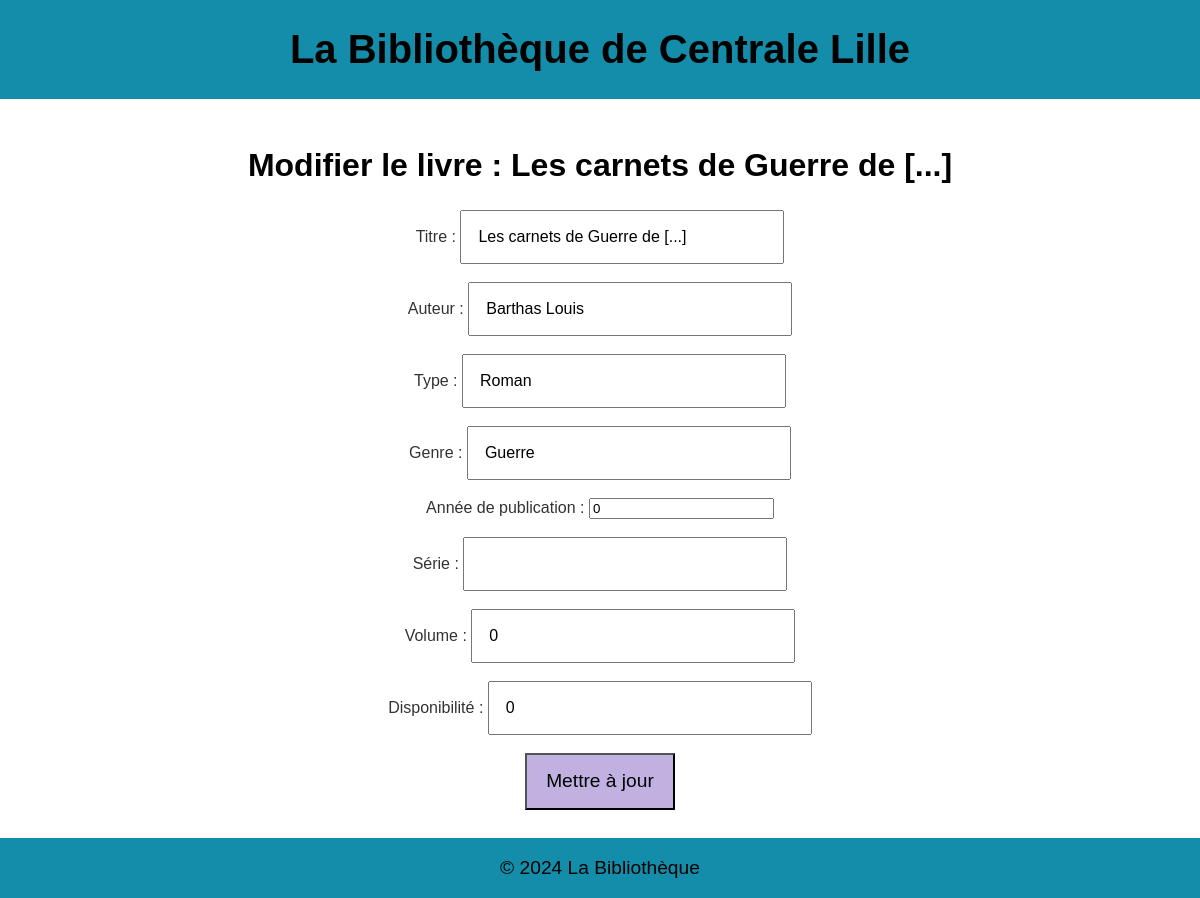
/modif.php?id=45, run on an earlier commit of the app's database.
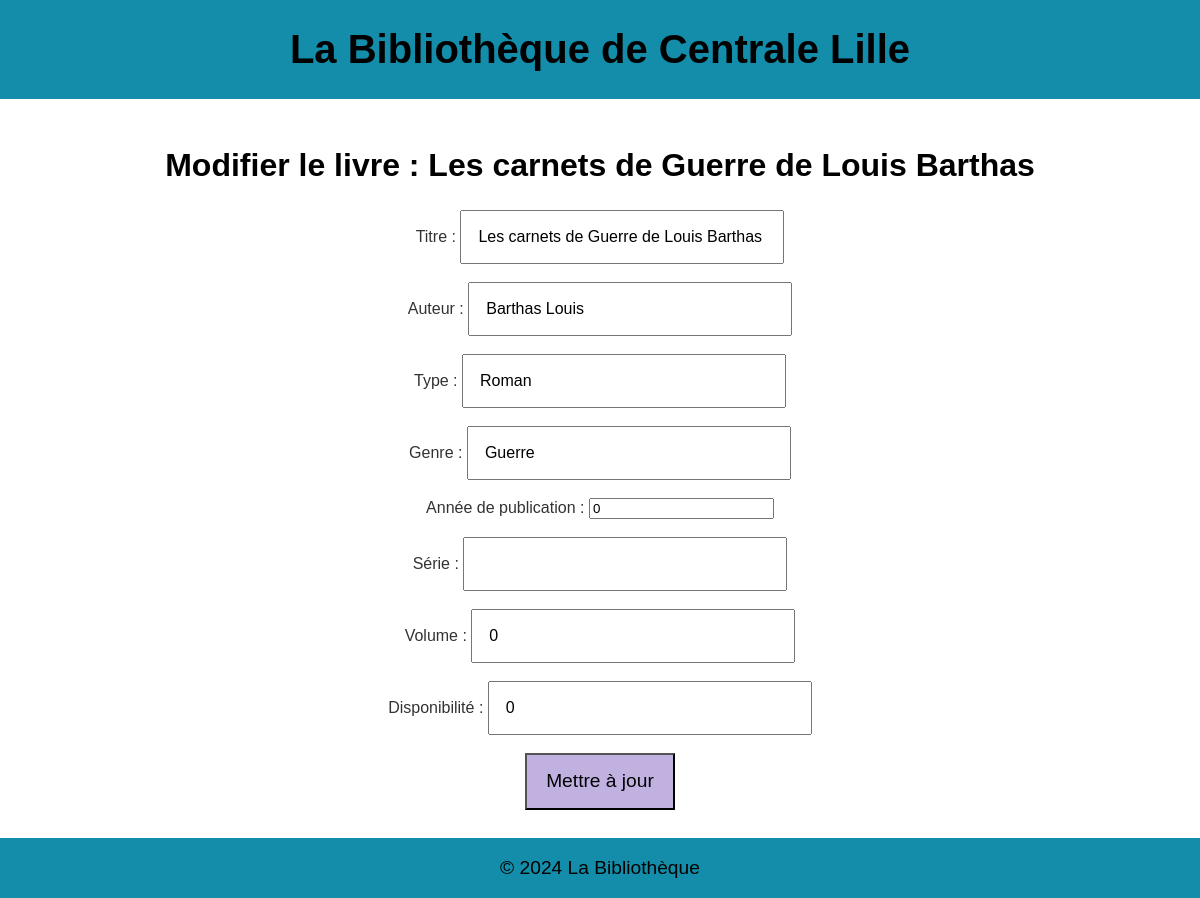
And on a later commit of the database.
### tables this page shows
CREATE TABLE BDD (
    id INTEGER PRIMARY KEY AUTOINCREMENT,
    titre TEXT,
    auteur TEXT,
    type TEXT,
    genre TEXT,
    annee INTEGER,
    serie TEXT,
    volume INTEGER,
    dispo INTEGER
);

### modif.php (the view, shortened to what this page needs)
<!DOCTYPE html>
<html lang="fr">
<head>
    <link rel="stylesheet" href="style.css">
</head>
<body>
    <header> <h1>La Bibliothèque de Centrale Lille</h1> </header>
    <main>
    <?php
    $db = new SQLite3('dbb.db');
    if (isset($_GET['id'])) {
        $id = (int) $_GET['id'];
        $result = $db->query("SELECT * FROM BDD WHERE id = $id");
        $book = $result->fetchArray(SQLITE3_ASSOC);
        if ($book) {
            echo "<h2>Modifier le livre : {$book['titre']}</h1>";
            echo "<form action='update.php' method='POST'>
                    <input type='hidden' name='id' value='{$book['id']}'>
                    <label for='titre'>Titre :</label>
                    <input type='text' id='titre' name='titre' value='{$book['titre']}' required><br><br>
                    <label for='auteur'>Auteur :</label>
                    <input type='text' id='auteur' name='auteur' value='{$book['auteur']}' required><br><br>
                    <label for='type'>Type :</label>
                    <input type='text' id='type' name='type' value='{$book['type']}'><br><br>
                    <label for='genre'>Genre :</label>
                    <input type='text' id='genre' name='genre' value='{$book['genre']}'><br><br>
                    <label for='annee'>Année de publication :</label>
                    <input type='number' id='annee' name='annee' value='{$book['annee']}'><br><br>
                    <label for='serie'>Série :</label>
                    <input type='text' id='serie' name='serie' value='{$book['serie']}'><br><br>
                    <label for='volume'>Volume :</label>
                    <input type='text' id='volume' name='volume' value='{$book['volume']}'><br><br>
                    <label for='dispo'>Disponibilité :</label>
                    <input type='text' id='dispo' name='dispo' value='{$book['dispo']}' required><br><br>
                    <button type='submit'>Mettre à jour</button>
                </form>";
        } else {
            echo "Aucun livre trouvé avec cet ID.";
        }
    } else {
        echo "Aucun ID fourni.";
    }
    ?>
    <div class="moyenspace"></div>
    </main>
    <footer> <p>&copy; 2024 La Bibliothèque</p> </footer>
</body>
</html>

### style.css (style rules this page uses)
body { font-family: Arial, sans-serif; background-color: white; color: #333; align-items: center; justify-items: center; }
main { background-color: white; top: 7.5em; position: absolute; text-align: center; left: 0; right: 0; }
header { top: 0; left: 0; right: 0; background-color: #138DA9; position: absolute; }
h1 { color: black; font-size: 2.5em; text-align: center; }
h2 { color: black; font-size: 2em; text-align: center; }
p { color: black; text-align: center; font-size: 1.2em; }
form { margin-bottom: 1.5em; }
.moyenspace { height: 4em; }
input[type="text"] { padding: 1em; width: 18em; font-size: 1em; }
button { padding: 0.8em 1em; background-color: #c1b1e1; color: black; border: color(srgb rgb(0, 0, 0) ); cursor: pointer; font-size: 1.2em; }
footer { background-color: #138DA9; color: black; text-align: center; position: fixed; bottom: 0; left: 0; width: 100%; }

What changed in the data, as far as the page shows it:
changed bdd "Barthas Louis": titre "Les carnets de Guerre de [...]" → "Les carnets de Guerre de Louis Barthas"
